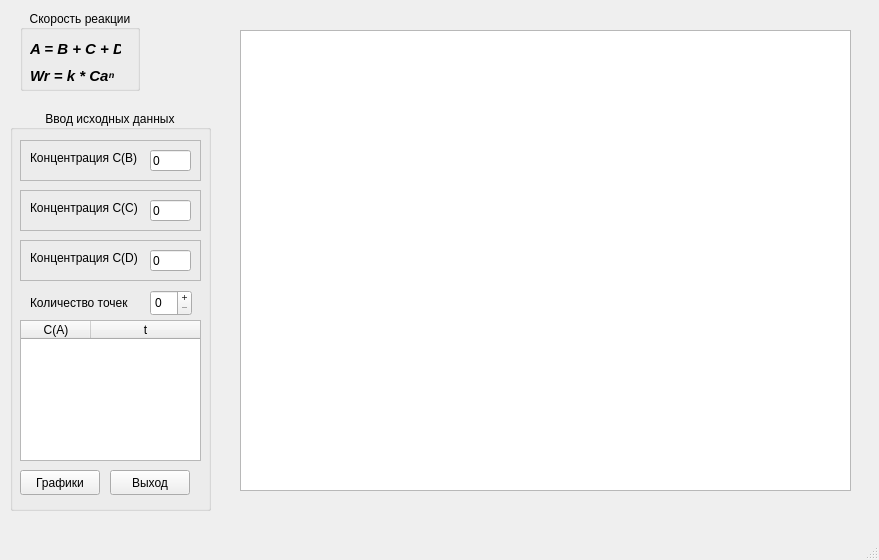
<?xml version="1.0" encoding="UTF-8"?>
<ui version="4.0">
 <class>MainWindow</class>
 <widget class="QMainWindow" name="MainWindow">
  <property name="windowModality">
   <enum>Qt::NonModal</enum>
  </property>
  <property name="geometry">
   <rect>
    <x>0</x>
    <y>0</y>
    <width>879</width>
    <height>560</height>
   </rect>
  </property>
  <property name="windowTitle">
   <string>Оценка кинетических констант методом рег. анализа</string>
  </property>
  <widget class="QWidget" name="centralwidget">
   <widget class="QGroupBox" name="reactionSpeedGroupBox">
    <property name="geometry">
     <rect>
      <x>20</x>
      <y>10</y>
      <width>120</width>
      <height>81</height>
     </rect>
    </property>
    <property name="font">
     <font>
      <bold>false</bold>
     </font>
    </property>
    <property name="title">
     <string>Скорость реакции</string>
    </property>
    <property name="alignment">
     <set>Qt::AlignCenter</set>
    </property>
    <widget class="QLabel" name="fomulaLabel">
     <property name="geometry">
      <rect>
       <x>10</x>
       <y>30</y>
       <width>91</width>
       <height>17</height>
      </rect>
     </property>
     <property name="font">
      <font>
       <pointsize>11</pointsize>
       <italic>true</italic>
       <bold>true</bold>
      </font>
     </property>
     <property name="text">
      <string>A = B + C + D</string>
     </property>
    </widget>
    <widget class="QLabel" name="kinematicFomulaLabel">
     <property name="geometry">
      <rect>
       <x>10</x>
       <y>50</y>
       <width>91</width>
       <height>31</height>
      </rect>
     </property>
     <property name="font">
      <font>
       <pointsize>11</pointsize>
       <italic>true</italic>
       <bold>true</bold>
       <underline>false</underline>
       <strikeout>false</strikeout>
      </font>
     </property>
     <property name="text">
      <string>Wr = k * Caⁿ</string>
     </property>
    </widget>
   </widget>
   <widget class="QGroupBox" name="inputValuesGroupBox">
    <property name="geometry">
     <rect>
      <x>10</x>
      <y>110</y>
      <width>201</width>
      <height>401</height>
     </rect>
    </property>
    <property name="title">
     <string>Ввод исходных данных</string>
    </property>
    <property name="alignment">
     <set>Qt::AlignCenter</set>
    </property>
    <widget class="QTableWidget" name="tableWidget">
     <property name="enabled">
      <bool>true</bool>
     </property>
     <property name="geometry">
      <rect>
       <x>10</x>
       <y>210</y>
       <width>181</width>
       <height>141</height>
      </rect>
     </property>
     <property name="sizePolicy">
      <sizepolicy hsizetype="MinimumExpanding" vsizetype="MinimumExpanding">
       <horstretch>0</horstretch>
       <verstretch>0</verstretch>
      </sizepolicy>
     </property>
     <property name="cornerButtonEnabled">
      <bool>true</bool>
     </property>
     <property name="rowCount">
      <number>0</number>
     </property>
     <attribute name="horizontalHeaderCascadingSectionResizes">
      <bool>true</bool>
     </attribute>
     <attribute name="horizontalHeaderDefaultSectionSize">
      <number>70</number>
     </attribute>
     <attribute name="horizontalHeaderHighlightSections">
      <bool>true</bool>
     </attribute>
     <attribute name="horizontalHeaderStretchLastSection">
      <bool>true</bool>
     </attribute>
     <attribute name="verticalHeaderVisible">
      <bool>true</bool>
     </attribute>
     <attribute name="verticalHeaderCascadingSectionResizes">
      <bool>false</bool>
     </attribute>
     <attribute name="verticalHeaderHighlightSections">
      <bool>true</bool>
     </attribute>
     <column>
      <property name="text">
       <string>C(A)</string>
      </property>
     </column>
     <column>
      <property name="text">
       <string>t</string>
      </property>
     </column>
    </widget>
    <widget class="QLineEdit" name="conBLineEdit">
     <property name="geometry">
      <rect>
       <x>140</x>
       <y>40</y>
       <width>41</width>
       <height>21</height>
      </rect>
     </property>
     <property name="focusPolicy">
      <enum>Qt::StrongFocus</enum>
     </property>
     <property name="text">
      <string>0</string>
     </property>
    </widget>
    <widget class="QFrame" name="frame">
     <property name="geometry">
      <rect>
       <x>10</x>
       <y>30</y>
       <width>181</width>
       <height>41</height>
      </rect>
     </property>
     <property name="frameShape">
      <enum>QFrame::StyledPanel</enum>
     </property>
     <property name="frameShadow">
      <enum>QFrame::Raised</enum>
     </property>
     <widget class="QLabel" name="label">
      <property name="geometry">
       <rect>
        <x>10</x>
        <y>10</y>
        <width>121</width>
        <height>16</height>
       </rect>
      </property>
      <property name="text">
       <string>Концентрация C(B)</string>
      </property>
     </widget>
    </widget>
    <widget class="QLineEdit" name="conCLineEdit">
     <property name="geometry">
      <rect>
       <x>140</x>
       <y>90</y>
       <width>41</width>
       <height>21</height>
      </rect>
     </property>
     <property name="focusPolicy">
      <enum>Qt::StrongFocus</enum>
     </property>
     <property name="text">
      <string>0</string>
     </property>
    </widget>
    <widget class="QFrame" name="frame_2">
     <property name="geometry">
      <rect>
       <x>10</x>
       <y>80</y>
       <width>181</width>
       <height>41</height>
      </rect>
     </property>
     <property name="focusPolicy">
      <enum>Qt::NoFocus</enum>
     </property>
     <property name="frameShape">
      <enum>QFrame::StyledPanel</enum>
     </property>
     <property name="frameShadow">
      <enum>QFrame::Raised</enum>
     </property>
     <widget class="QLabel" name="label_2">
      <property name="geometry">
       <rect>
        <x>10</x>
        <y>10</y>
        <width>121</width>
        <height>16</height>
       </rect>
      </property>
      <property name="text">
       <string>Концентрация C(C)</string>
      </property>
     </widget>
    </widget>
    <widget class="QLineEdit" name="conDLineEdit">
     <property name="geometry">
      <rect>
       <x>140</x>
       <y>140</y>
       <width>41</width>
       <height>21</height>
      </rect>
     </property>
     <property name="focusPolicy">
      <enum>Qt::StrongFocus</enum>
     </property>
     <property name="text">
      <string>0</string>
     </property>
     <property name="alignment">
      <set>Qt::AlignLeading|Qt::AlignLeft|Qt::AlignVCenter</set>
     </property>
    </widget>
    <widget class="QFrame" name="frame_3">
     <property name="geometry">
      <rect>
       <x>10</x>
       <y>130</y>
       <width>181</width>
       <height>41</height>
      </rect>
     </property>
     <property name="frameShape">
      <enum>QFrame::StyledPanel</enum>
     </property>
     <property name="frameShadow">
      <enum>QFrame::Raised</enum>
     </property>
     <widget class="QLabel" name="label_3">
      <property name="geometry">
       <rect>
        <x>10</x>
        <y>10</y>
        <width>121</width>
        <height>16</height>
       </rect>
      </property>
      <property name="text">
       <string>Концентрация C(D)</string>
      </property>
     </widget>
    </widget>
    <widget class="QSpinBox" name="countRowSpinBox">
     <property name="geometry">
      <rect>
       <x>140</x>
       <y>180</y>
       <width>42</width>
       <height>26</height>
      </rect>
     </property>
     <property name="toolTipDuration">
      <number>-1</number>
     </property>
     <property name="buttonSymbols">
      <enum>QAbstractSpinBox::PlusMinus</enum>
     </property>
     <property name="correctionMode">
      <enum>QAbstractSpinBox::CorrectToPreviousValue</enum>
     </property>
    </widget>
    <widget class="QLabel" name="label_4">
     <property name="geometry">
      <rect>
       <x>20</x>
       <y>180</y>
       <width>111</width>
       <height>25</height>
      </rect>
     </property>
     <property name="text">
      <string>Количество точек</string>
     </property>
    </widget>
    <widget class="QPushButton" name="graphicsPushButton">
     <property name="geometry">
      <rect>
       <x>10</x>
       <y>360</y>
       <width>80</width>
       <height>25</height>
      </rect>
     </property>
     <property name="text">
      <string>Графики</string>
     </property>
    </widget>
    <widget class="QPushButton" name="exitPushButton">
     <property name="geometry">
      <rect>
       <x>100</x>
       <y>360</y>
       <width>80</width>
       <height>25</height>
      </rect>
     </property>
     <property name="text">
      <string>Выход</string>
     </property>
    </widget>
    <zorder>frame_3</zorder>
    <zorder>frame_2</zorder>
    <zorder>frame</zorder>
    <zorder>tableWidget</zorder>
    <zorder>conBLineEdit</zorder>
    <zorder>conCLineEdit</zorder>
    <zorder>conDLineEdit</zorder>
    <zorder>countRowSpinBox</zorder>
    <zorder>label_4</zorder>
    <zorder>graphicsPushButton</zorder>
    <zorder>exitPushButton</zorder>
   </widget>
   <widget class="QGraphicsView" name="graphicsView">
    <property name="geometry">
     <rect>
      <x>240</x>
      <y>30</y>
      <width>611</width>
      <height>461</height>
     </rect>
    </property>
   </widget>
  </widget>
  <widget class="QMenuBar" name="menubar">
   <property name="geometry">
    <rect>
     <x>0</x>
     <y>0</y>
     <width>879</width>
     <height>22</height>
    </rect>
   </property>
  </widget>
  <widget class="QStatusBar" name="statusbar"/>
 </widget>
 <resources/>
 <connections/>
</ui>
